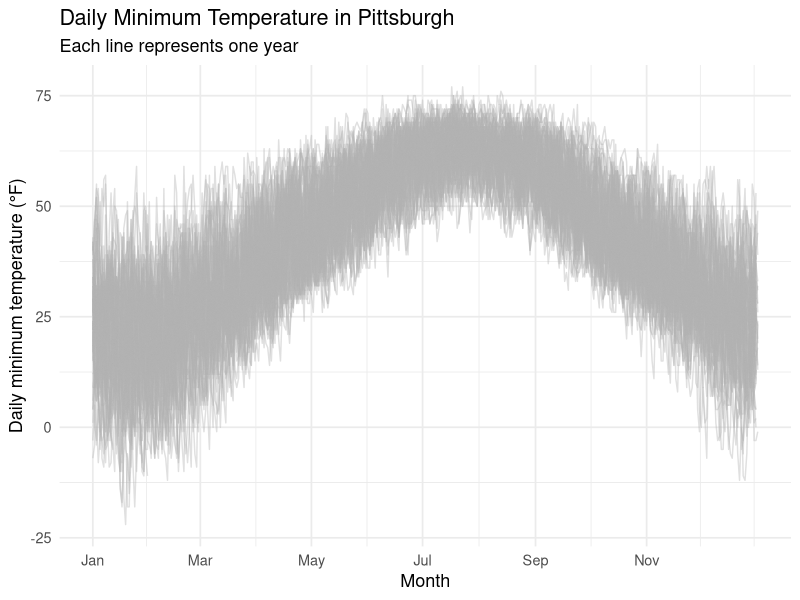
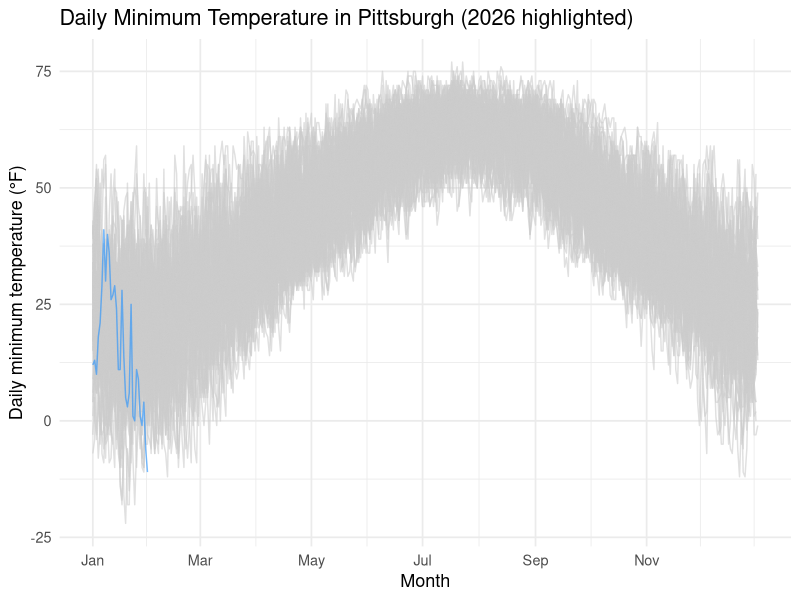
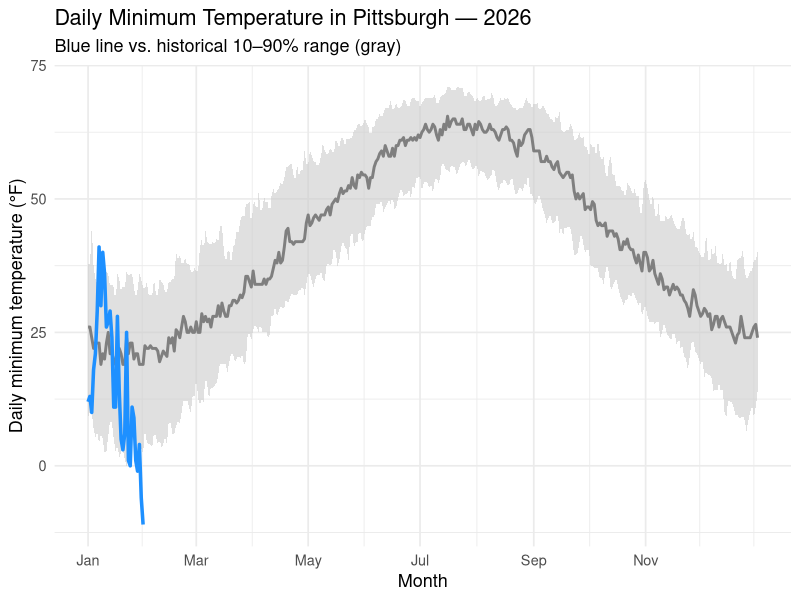
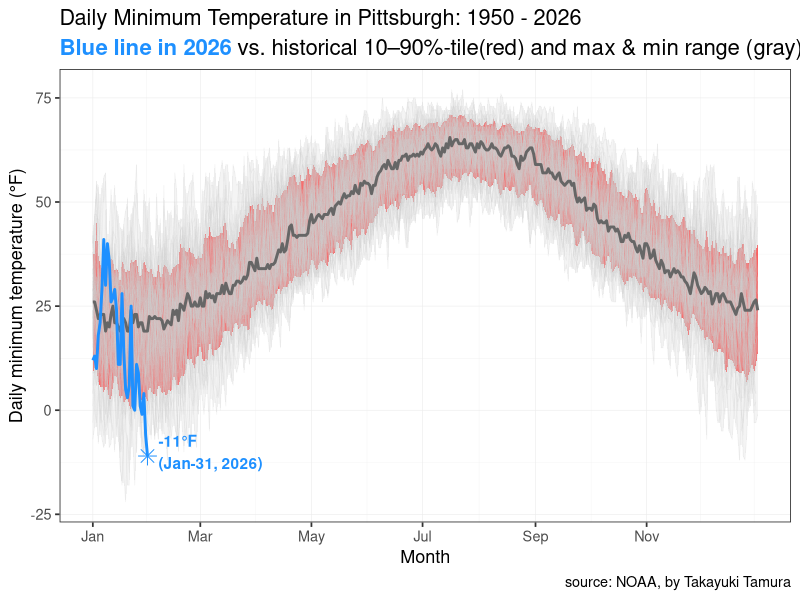
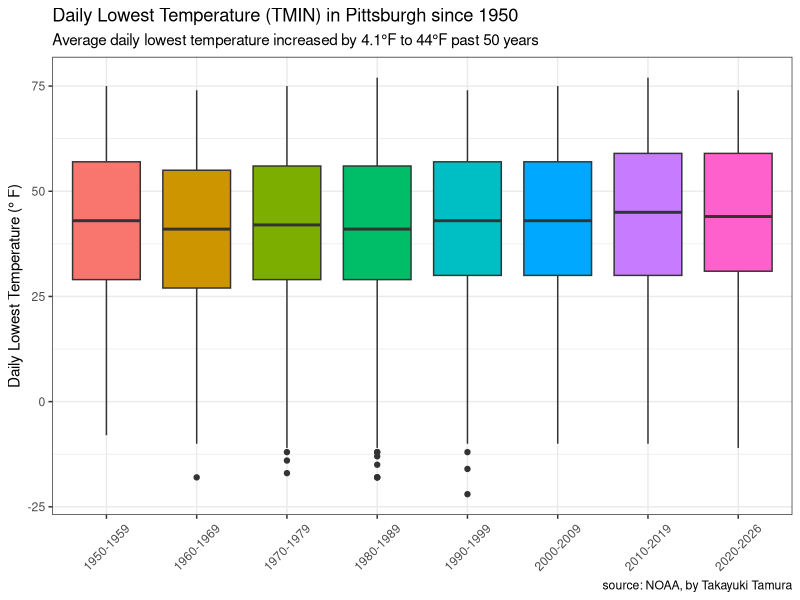
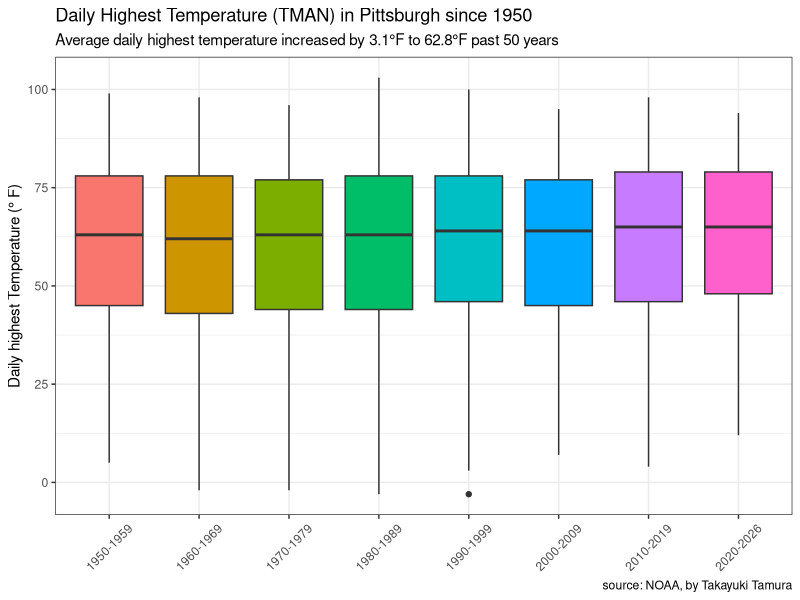
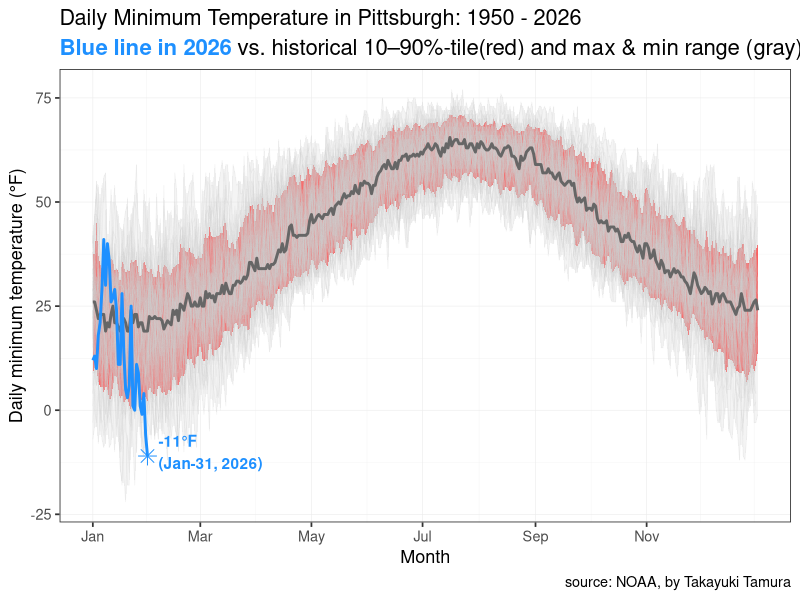

The R source for these figures, in order:
library(tidyverse)
library(lubridate)
library(glue)
library(ggtext)

setwd("/Users/takayukitamura/Documents/R_Computing/pittsburgh_climate_r")

# -----------------------------
# 1) Read data
# -----------------------------

# pit <- read_csv("pit.csv")
# # 
# updates <- read_csv("/Users/takayukitamura/Desktop/4219905.csv") %>%
  # select(-SNWD) %>%
  # filter(DATE >= "2026-01-30")
# # 
# pit <- rbind(pit, updates)
# # 
# write_csv(pit, "pit.csv")

pittsburgh <- read_csv("pit.csv") %>% 
  rename_all(tolower)

highlight_year <- 2026

tmin_ds <- pittsburgh %>% 
  mutate(date = ymd(date)) %>%
  select(date, tmin) %>%
  drop_na(date, tmin) %>% 
  mutate(
    year = year(date),
    doy = yday(date)
  ) %>% 
  filter(!(month(date) == 2 & day(date) == 29))

# Plot: all years (thin gray lines)
tmin_ds %>%
  ggplot(aes(x = doy, y = tmin, group = year)) +
  geom_line(color = "gray70", alpha = 0.4) +
  scale_x_continuous(
    breaks = yday(ymd(paste0("2001-", c("01-01","03-01","05-01","07-01","09-01","11-01")))),
    labels = c("Jan","Mar","May","Jul","Sep","Nov")
  ) +
  labs(
    x = "Month",
    y = "Daily minimum temperature (°F)",
    title = "Daily Minimum Temperature in Pittsburgh",
    subtitle = "Each line represents one year"
  ) +
  theme_minimal(base_size = 13)

# highlight a specific year(2026)
tmin_ds %>%
  mutate(is_highlight = year == highlight_year) %>%
  ggplot(aes(x = doy, y = tmin, group = year, color = is_highlight)) +
  geom_line(alpha = 0.6) +
  scale_color_manual(values = c("TRUE" = "dodgerblue", "FALSE" = "gray80")) +
  scale_x_continuous(
    breaks = yday(ymd(paste0("2001-", c("01-01","03-01","05-01","07-01","09-01","11-01")))),
    labels = c("Jan","Mar","May","Jul","Sep","Nov")
  ) +
  labs(
    x = "Month",
    y = "Daily minimum temperature (°F)",
    title = glue::glue("Daily Minimum Temperature in Pittsburgh ({highlight_year} highlighted)")
  ) +
  theme_minimal(base_size = 13) +
  theme(legend.position = "none")

# Plot with histrical band + a specific year (2026)
tmin_band <- tmin_ds %>%
  group_by(doy) %>%
  summarise(
    p10 = quantile(tmin, 0.10),
    p50 = quantile(tmin, 0.50),
    p90 = quantile(tmin, 0.90),
    .groups = "drop"
  )

tmin_ds %>%
  filter(year == highlight_year) %>%
  ggplot() +
  geom_ribbon(
    data = tmin_band,
    aes(x = doy, ymin = p10, ymax = p90),
    fill = "gray80",
    alpha = 0.6
  ) +
  geom_line(
    data = tmin_band,
    aes(x = doy, y = p50),
    color = "gray50",
    linewidth = 1
  ) +
  geom_line(
    aes(x = doy, y = tmin),
    color = "dodgerblue",
    linewidth = 1.2
  ) +
  scale_x_continuous(
    breaks = yday(ymd(paste0("2001-", c("01-01","03-01","05-01","07-01","09-01","11-01")))),
    labels = c("Jan","Mar","May","Jul","Sep","Nov")
  ) +
  labs(
    x = "Month",
    y = "Daily minimum temperature (°F)",
    title = glue::glue("Daily Minimum Temperature in Pittsburgh — {highlight_year}"),
    subtitle = "Blue line vs. historical 10–90% range (gray)"
  ) +
  theme_minimal(base_size = 13)

# prep data
tmin_ds <- pittsburgh %>% 
  mutate(date = ymd(date)) %>%
  select(date, tmin) %>%
  drop_na(date, tmin) %>% 
  mutate(
    year = year(date),
    doy = yday(date)
  ) %>% 
  filter(!(month(date) == 2 & day(date) == 29))

# historical band by day-of-year
tmin_band <- tmin_ds %>% 
  group_by(doy) %>% 
  summarise(
    p10 = quantile(tmin, 0.10, na.rm = T),
    p50 = quantile(tmin, 0.50, na.rm = T),
    p90 = quantile(tmin, 0.90, na.rm = T),
    min = min(tmin, na.rm = T),
    max = max(tmin, na.rm = T),
    .groups = "drop"
  )

# standard deviation
tmin_st <- tmin_ds %>% 
  group_by(doy) %>% 
  summarise(
    tmin_mean = mean(tmin, na.rm = T),
    tmin_median = median(tmin, na.rm = T),
    tmin_sd = sd(tmin, na.rm = T),
    "mean+sd" = tmin_mean + tmin_sd,
    "mean+2sd" = tmin_mean + 2*tmin_sd,
    "mean-sd" = tmin_mean - tmin_sd,
    "mean-2*sd" = tmin_mean - 2*tmin_sd,
    .groups = "drop"
  )

# plot
tmin_ds %>%
  # filter(year == highlight_year) %>%
  ggplot() +
  geom_ribbon(
    data = tmin_band,
    aes(x = doy, ymin = min, ymax = max),
    fill = "gray90",
    alpha = 0.4
  ) +
  geom_ribbon(
    data = tmin_band,
    aes(x = doy, ymin = p10, ymax = p90),
    fill = "red",
    alpha = 0.6
  ) +
  geom_line(
    data = tmin_ds,
    aes(x = doy, y = tmin, group = year),
    color = "gray80",
    linewidth = 0.25,
    alpha = 0.25
  ) +
  geom_line(
    data = tmin_band,
    aes(x = doy, y = p50),
    color = "gray40",
    linewidth = 1
  ) +
  geom_line(
    data = tmin_ds %>% filter(year == highlight_year),
    aes(x = doy, y = tmin),
    color = "dodgerblue",
    linewidth = 1.0
  ) +
  annotate(geom = "point",
           x = 31, y = -11,
           size = 4,
           shape = 8,
           color = "dodgerblue") +
  annotate(geom = "text",
           x = 37, y = -10,
           label = "-11\u00B0F\n(Jan-31, 2026)",
           color = "dodgerblue",
           fontface = "bold",
           hjust = 0,
           vjust =0.5) +
  scale_x_continuous(
    breaks = yday(ymd(paste0("2001-", c("01-01","03-01","05-01","07-01","09-01","11-01")))),
    labels = c("Jan","Mar","May","Jul","Sep","Nov")
  ) +
  labs(
    x = "Month",
    y = "Daily minimum temperature (°F)",
    title = glue::glue("Daily Minimum Temperature in Pittsburgh: 1950 - {highlight_year}"),
    subtitle = "**<span style='color:dodgerblue'>Blue line in 2026**</span> vs. historical 10–90%-tile(red) and max & min range (gray)",
    caption = "source: NOAA, by Takayuki Tamura"
  ) +
  theme_bw(base_size = 13) +
  theme(
    plot.subtitle = element_markdown(size = 16),
    panel.grid.major = element_line(linewidth = 0.2),
    panel.grid.minor = element_line(linewidth = 0.1)
  )

ggsave("pittsburgh_tmin.png", width = 8.5, height = 7)
       
tmin_ds$period <- cut(tmin_ds$year,
                      breaks = c(1949, 1959, 1969, 1979, 1989, 1999, 2009, 2019, 2027),
                      labels = c("1950-1959", "1960-1969", "1970-1979", "1980-1989", "1990-1999", "2000-2009", "2010-2019", "2020-2026"))

tmin_ds %>% 
  group_by(period) %>% 
  mutate(mean_tmin = mean(tmin, na_rm = T)) %>% 
  slice_head(n = 1)

tmin_ds %>% 
  drop_na(period) %>%
  ggplot(aes(x = period, y = tmin, fill = period)) +
  geom_boxplot(show.legend = F) +
  labs(x = NULL,
       y = 'Daily Lowest Temperature (\u00B0 F)',
       title = "Daily Lowest Temperature (TMIN) in Pittsburgh since 1950",
       subtitle = "Average daily lowest temperature increased by 4.1\u00B0F to 44\u00B0F past 50 years",
       caption = "source: NOAA, by Takayuki Tamura") +
  theme_bw() +
  theme(
    axis.text.x = element_text(angle = 45, vjust = 0.5)
  )

tmax_ds <- pittsburgh %>% 
  mutate(date = ymd(date)) %>%
  select(date, tmax) %>%
  drop_na(date, tmax) %>% 
  mutate(
    year = year(date),
    doy = yday(date)
  ) %>% 
  filter(!(month(date) == 2 & day(date) == 29))

tmax_ds$period <- cut(tmax_ds$year,
                      breaks = c(1949, 1959, 1969, 1979, 1989, 1999, 2009, 2019, 2027),
                      labels = c("1950-1959", "1960-1969", "1970-1979", "1980-1989", "1990-1999", "2000-2009", "2010-2019", "2020-2026"))
tmax_ds %>% 
  group_by(period) %>% 
  mutate(mean_tmax = mean(tmax, na_rm = T)) %>% 
  slice_head(n = 1)
  
tmax_ds %>% 
  drop_na(period) %>%
  ggplot(aes(x = period, y = tmax, fill = period)) +
  geom_boxplot(show.legend = F) +
  labs(x = NULL,
       y = 'Daily highest Temperature (\u00B0 F)',
       title = "Daily Highest Temperature (TMAN) in Pittsburgh since 1950",
       subtitle = "Average daily highest temperature increased by 3.1\u00B0F to 62.8\u00B0F past 50 years",
       caption = "source: NOAA, by Takayuki Tamura") +
  theme_bw() +
  theme(
    axis.text.x = element_text(angle = 45, vjust = 0.5)
  )
